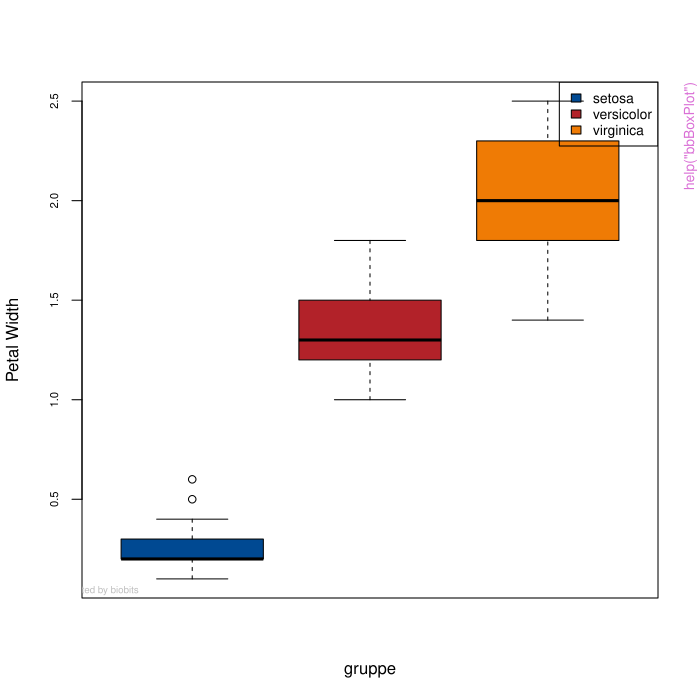

Recreate this plot in R.
pkgname <- "bbsurvr"
source(file.path(R.home("share"), "R", "examples-header.R"))
options(warn = 1)
base::assign(".ExTimings", "bbsurvr-Ex.timings", pos = 'CheckExEnv')
base::cat("name\tuser\tsystem\telapsed\n", file=base::get(".ExTimings", pos = 'CheckExEnv'))
base::assign(".format_ptime",
function(x) {
  if(!is.na(x[4L])) x[1L] <- x[1L] + x[4L]
  if(!is.na(x[5L])) x[2L] <- x[2L] + x[5L]
  options(OutDec = '.')
  format(x[1L:3L], digits = 7L)
},
pos = 'CheckExEnv')

### * </HEADER>
library('bbsurvr')

base::assign(".oldSearch", base::search(), pos = 'CheckExEnv')
base::assign(".old_wd", base::getwd(), pos = 'CheckExEnv')
cleanEx()
nameEx("bbBoxPlot")
### * bbBoxPlot

flush(stderr()); flush(stdout())

base::assign(".ptime", proc.time(), pos = "CheckExEnv")
### Name: bbBoxPlot
### Title: bbBoxPlot - streamlined BoxPlot
### Aliases: bbBoxPlot

### ** Examples

bp<-bbBoxPlot(iris$Petal.Width,gruppe=iris$Species,ylab="Petal Width")




base::assign(".dptime", (proc.time() - get(".ptime", pos = "CheckExEnv")), pos = "CheckExEnv")
base::cat("bbBoxPlot", base::get(".format_ptime", pos = 'CheckExEnv')(get(".dptime", pos = "CheckExEnv")), "\n", file=base::get(".ExTimings", pos = 'CheckExEnv'), append=TRUE, sep="\t")
cleanEx()
nameEx("bbKMPlot")
### * bbKMPlot

flush(stderr()); flush(stdout())

base::assign(".ptime", proc.time(), pos = "CheckExEnv")
### Name: bbKMPlot
### Title: bbKMplot - streamlined KM survival curve
### Aliases: bbKMPlot

### ** Examples

## Not run: 
##D p<-bbKMPlot(daten,gruppe=NULL,titel,filename,survtime=NULL,survtimetext=NULL,legendeout=NULL,file.out=TRUE,legfontsize=NULL,subtext="",
##D xmax=61.25,xlab="Beobachtungszeit in Monaten",cex.lab=1,cex.axis=1,watermark=TRUE,ylab="",logrank=FALSE)
## End(Not run)




base::assign(".dptime", (proc.time() - get(".ptime", pos = "CheckExEnv")), pos = "CheckExEnv")
base::cat("bbKMPlot", base::get(".format_ptime", pos = 'CheckExEnv')(get(".dptime", pos = "CheckExEnv")), "\n", file=base::get(".ExTimings", pos = 'CheckExEnv'), append=TRUE, sep="\t")
cleanEx()
nameEx("bbTheme")
### * bbTheme

flush(stderr()); flush(stdout())

base::assign(".ptime", proc.time(), pos = "CheckExEnv")
### Name: bbTheme
### Title: R fuction to set a unified layout for base plots
### Aliases: bbTheme

### ** Examples

## Not run: 
##D bbTheme()
## End(Not run)




base::assign(".dptime", (proc.time() - get(".ptime", pos = "CheckExEnv")), pos = "CheckExEnv")
base::cat("bbTheme", base::get(".format_ptime", pos = 'CheckExEnv')(get(".dptime", pos = "CheckExEnv")), "\n", file=base::get(".ExTimings", pos = 'CheckExEnv'), append=TRUE, sep="\t")
cleanEx()
nameEx("bbggkmplot")
### * bbggkmplot

flush(stderr()); flush(stdout())

base::assign(".ptime", proc.time(), pos = "CheckExEnv")
### Name: bbggkmplot
### Title: bbggkmplot - streamlined KM survival curve
### Aliases: bbggkmplot

### ** Examples

## Not run: 
##D data("myeloma")
##D bbggkmplot(daten = myeloma ,time=time
##D           ,gruppe = molecular_group
##D           ,status=event,logrank=T
##D           ,watermark = T,risk.table = T
##D           ,showmedian = T
##D           ,survtime=60
##D           ,survtimetext="5-Y SR")
##D           
## End(Not run)




base::assign(".dptime", (proc.time() - get(".ptime", pos = "CheckExEnv")), pos = "CheckExEnv")
base::cat("bbggkmplot", base::get(".format_ptime", pos = 'CheckExEnv')(get(".dptime", pos = "CheckExEnv")), "\n", file=base::get(".ExTimings", pos = 'CheckExEnv'), append=TRUE, sep="\t")
cleanEx()
nameEx("kmsurv")
### * kmsurv

flush(stderr()); flush(stdout())

base::assign(".ptime", proc.time(), pos = "CheckExEnv")
### Name: kmsurv
### Title: Function to calculate the probability of survival for a point in
###   time
### Aliases: kmsurv

### ** Examples

## Not run: 
##D x<-kmsurv(S,totaltimes)
## End(Not run)




base::assign(".dptime", (proc.time() - get(".ptime", pos = "CheckExEnv")), pos = "CheckExEnv")
base::cat("kmsurv", base::get(".format_ptime", pos = 'CheckExEnv')(get(".dptime", pos = "CheckExEnv")), "\n", file=base::get(".ExTimings", pos = 'CheckExEnv'), append=TRUE, sep="\t")
cleanEx()
nameEx("p.value.survdiff")
### * p.value.survdiff

flush(stderr()); flush(stdout())

base::assign(".ptime", proc.time(), pos = "CheckExEnv")
### Name: p.value.survdiff
### Title: Function to exctract p-Value from surfdiff object
### Aliases: p.value.survdiff

### ** Examples

## Not run: 
##D pvalue<-p.value.survdiff(daten=df,group="Treatment",time="duration",status="survivalstatus")
## End(Not run)




base::assign(".dptime", (proc.time() - get(".ptime", pos = "CheckExEnv")), pos = "CheckExEnv")
base::cat("p.value.survdiff", base::get(".format_ptime", pos = 'CheckExEnv')(get(".dptime", pos = "CheckExEnv")), "\n", file=base::get(".ExTimings", pos = 'CheckExEnv'), append=TRUE, sep="\t")
### * <FOOTER>
###
cleanEx()
options(digits = 7L)
base::cat("Time elapsed: ", proc.time() - base::get("ptime", pos = 'CheckExEnv'),"\n")
grDevices::dev.off()
###
### Local variables: ***
### mode: outline-minor ***
### outline-regexp: "\\(> \\)?### [*]+" ***
### End: ***
quit('no')
